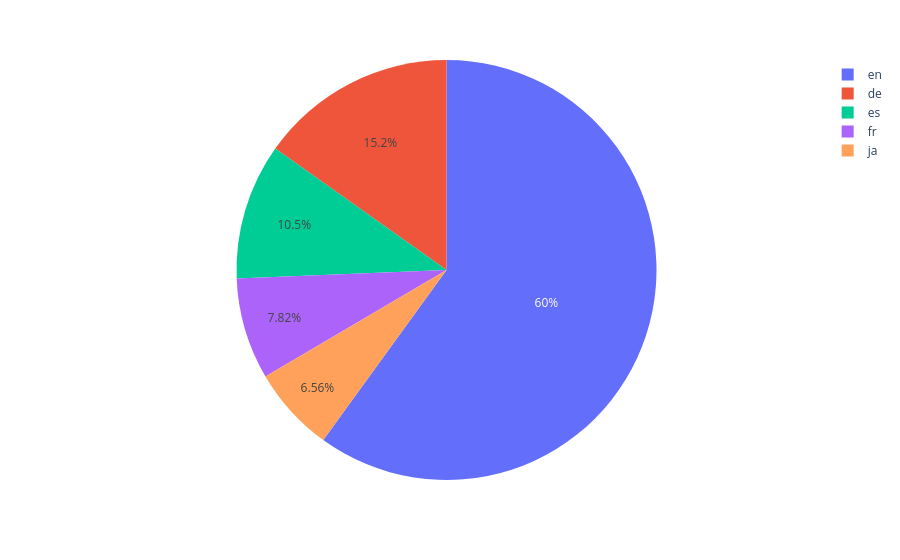

The cell this chart's notebook holds for it:
### Code cell
import plotly.express as px

px.pie(names=vc.head(5).index, values=vc.head(5).values)

### Figure 1 — Plotly figure (JSON) as saved in the notebook; plotly's stock layout.template omitted (floating-point values rounded to 4 significant figures)
{"data": [{"domain": {"x": [0, 1], "y": [0, 1]}, "hovertemplate": "label=%{label}<br>value=%{value}<extra></extra>", "labels": ["en", "de", "es", "fr", "ja"], "legendgroup": "", "name": "", "showlegend": true, "type": "pie", "values": [19565, 4950, 3412, 2551, 2141]}], "layout": {"legend": {"tracegroupgap": 0}, "margin": {"t": 60}}}
